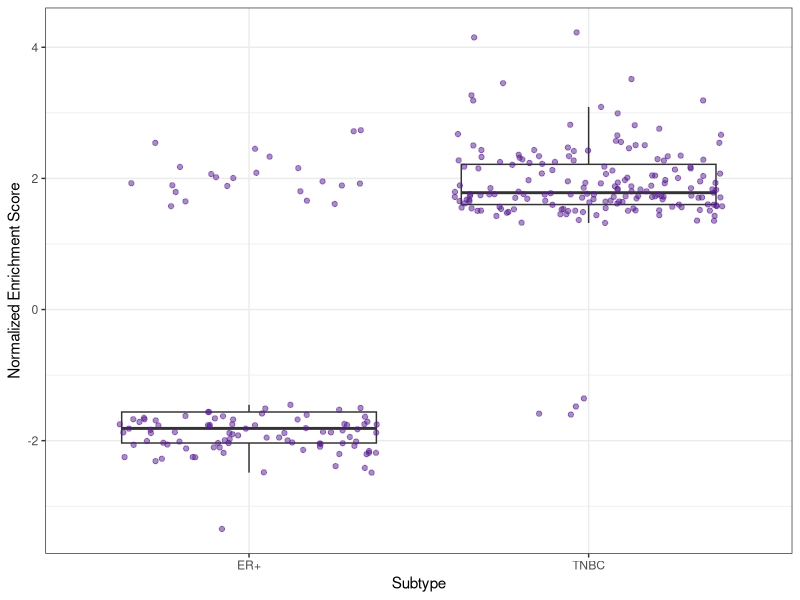

R code for this plot:
# Figure 2: ASPEN results boxplot
###########################################################
# Adrienne Parsons, 2024-09-10

#Prerequisites
library(readxl)
library(ggplot2)

setwd("<YOUR DATA DIRECTORY>")

# Read in the ASPEN results and make a box plot of enrichment scores based on molecular subtype
# These tables are outputs from "Figure 3 Hallmark Aspen.R"
TNBC_ASPEN_results <- read.csv("TNBC_ASPENResults.csv")
ER_ASPEN_results <- read.csv("ER_ASPENResults.csv")

# Merge the two results tables
TNBC_ASPEN_results$Subtype <- "TNBC"
ER_ASPEN_results$Subtype <- "ER+"
ASPEN_results <- rbind(TNBC_ASPEN_results, ER_ASPEN_results)

# Subset to just the results with a numerical NES
ASPEN_results2 <- ASPEN_results[ASPEN_results$Enrich_Score != "NA" & ASPEN_results$Enrich_Score != 0,]
ASPEN_results2 <- na.omit(ASPEN_results2)

# Plot the boxplot and save
boxplot <- ggplot(ASPEN_results2, aes(x = Subtype, y = as.numeric(Enrich_Score)))+geom_boxplot(outlier.shape = NA)+
  ylab("Normalized Enrichment Score")+
  geom_jitter(alpha = 0.5, colour = "purple4")+
  theme(aspect.ratio = 1)+
  theme_bw()
  
  ggsave("ASPEN_results_boxplot.pdf", boxplot, device = "pdf")

# Check to ensure the enrichment scores are significantly different
t.test(as.numeric(ASPEN_results2$Enrich_Score[ASPEN_results2$Subtype == "ER+"]), as.numeric(ASPEN_results2$Enrich_Score[ASPEN_results2$Subtype == "TNBC"]))
